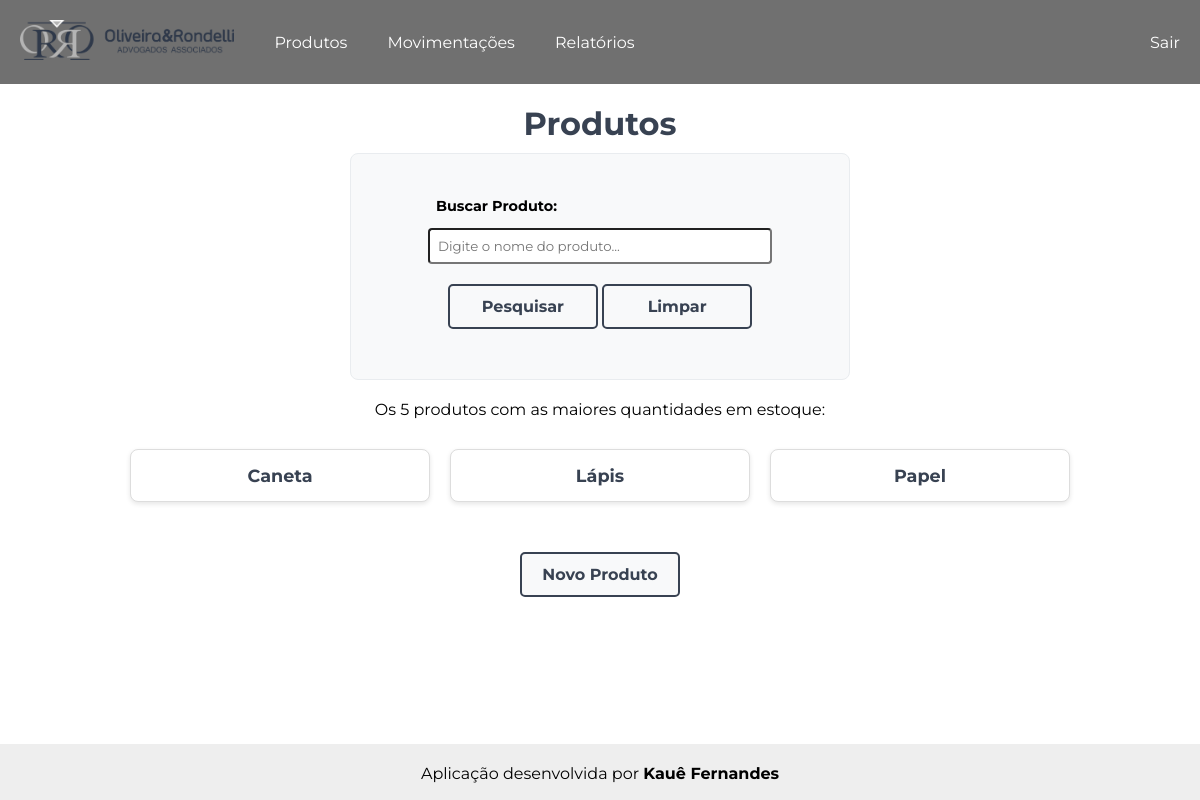
Screenshot of /produtos/produtos/ (signed in) with the database file from the repository.
### produtos/models.py (models this page shows, shortened)
class Produtos(models.Model):
    pro_referencia = models.CharField('Referência', max_length=20, default='SEM-REF')                                                       # Referência do produto
    pro_descricao = models.TextField('Descrição')                                                                                           # Descrição do produto
    pro_unidade = models.ForeignKey(Unidades, on_delete=models.PROTECT, verbose_name='Unidade', default=1)                                  # Chave estrangeira referenciando a unidade da tabela Unidades
    pro_custo_medio = models.DecimalField('Custo Médio', decimal_places=2, max_digits=10, default=0)                         # Custo médio
    pro_saldo = models.DecimalField('Saldo', decimal_places=2, max_digits=10, default=0)                                                    # Saldo do produto no estoque
    pro_data_adicionada = models.DateTimeField(auto_now_add=True)                                                                            # Data em que o produto foi adicionado
    pro_data_modificado = models.DateTimeField(auto_now=True)                                                                               # Data em que o produto foi modificado
    def __str__(self):
        return self.pro_descricao
    class Meta:
        verbose_name = 'Produto'
        verbose_name_plural = 'Produtos'
        ordering = ['pro_descricao']

### produtos/views.py (the view)
# urls.py: path('produtos/', views.lista_produtos, name='produtos'),                           # Caminho para a página dos produtos
@login_required
def lista_produtos(request):
    pesquisa = request.GET.get('search')
    if pesquisa:
        produtos = Produtos.objects.filter(pro_descricao__icontains=pesquisa)
    else:
        produtos = Produtos.objects.order_by('-pro_saldo')[:5]
    context = {'produtos': produtos}
    return render(request, 'produtos/lista_produtos.html', context)

### produtos/templates/produtos/lista_produtos.html (shortened to what this page needs)
<!DOCTYPE html>
{% extends "core/base.html" %}
{% load static %}
    {% block extra_css %}
        <link rel="stylesheet" href="{% static 'css/produtos.css' %}">
    {% endblock %}
    {% block content %}
    <h1>Produtos</h1>
    <div class="container-formulario">
        <form method="get" action="{% url 'produtos' %}" class="formulario">
            <p>
                <label>Buscar Produto:</label>
                <input type="text" name="search" placeholder="Digite o nome do produto..." value="{{ request.GET.search }}">
            </p>
            <div class="container-botao">
                <button type="submit" class="botao-pesquisar">Pesquisar</button>
                <a href="{% url 'produtos' %}" class="botao-voltar">Limpar</a>
            </div>
        </form>
    </div>
    <div class="container-produtos">
        {% if not request.GET.search %}
            <p id="primeiros-quantidade">Os 5 produtos com as maiores quantidades em estoque:</p>
        {% endif %}
        <ul class="lista_produtos">
            {% for produto in produtos %}
                <a href="{% url 'produto' produto.id %}"><li>{{ produto }}</li></a>
            {% empty %}
                <li>Não existe produto cadastrado.</li>
            {% endfor %}
        </ul>
    </div>
    <div class="container-botao">
        <a href="{% url 'novo_produto' %}"><button class="botao-novo-produto">Novo Produto</button></a>
    </div>
    {% endblock content %}

### static/css/style1.css (style rules this page uses)
* { margin: 0; padding: 0; box-sizing: border-box; font-family: 'Montserrat', sans-serif; }

### static/css/produtos.css (style rules this page uses)
h1 { text-align: center; color: rgba(56, 66, 82); padding: 0 0 10px 0; }
#primeiros-quantidade { margin-top: 20px; }
.container-produtos { text-align: center; width: 100%; }
.lista_produtos { display: grid; grid-template-columns: repeat(auto-fit, minmax(200px, 300px)); gap: 20px; padding: 30px; list-style: none; justify-content: center; width: 100%; }
.lista_produtos a { background-color: #fff; border: 1px solid #ddd; border-radius: 8px; padding: 15px; text-align: center; transition: transform 0.2s, box-shadow 0.2s; box-shadow: 0 2px 5px rgba(0,0,0,0.1); text-decoration: none; }
.lista_produtos li { text-decoration: none; color: rgba(56, 66, 82); font-weight: bold; font-size: 1.1rem; }
.container-formulario { background-color: #f8f9fa; padding: 30px; border-radius: 8px; border: 1px solid #e9ecef; width: 500px; margin: 0 auto; display: flex; flex-direction: column; align-items: center; }
.formulario p { margin: 0; display: flex; flex-direction: column; font-weight: bold; font-size: 0.9rem; }
.formulario label, .formulario input { padding: 8px; border-radius: 4px; margin-top: 5px; }
.container-botao { text-align: center; width: 100%; padding: 20px; }
.botao-novo-produto, .botao-alterar-produto, .botao-voltar, .botao-salvar, .botao-pesquisar { display: inline-flex; align-items: center; justify-content: center; height: 45px; min-width: 150px; padding: 0 20px; font-family: inherit; font-size: 16px; font-weight: bold; text-decoration: none; color: rgba(56, 66, 82); background-color: #f8f9fa; border: 2px solid rgba(56, 66, 82); border-radius: 5px; cursor: pointer; transition: all 0.2s; box-sizing: border-box; }

### rows the page displays
Produtos: pro_descricao "Caneta"
Produtos: pro_descricao "Lápis"
Produtos: pro_descricao "Papel"
